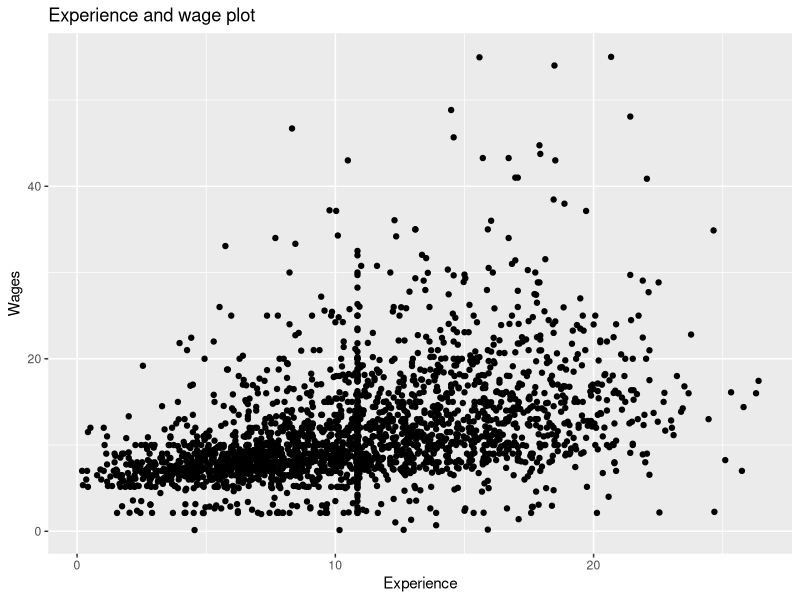
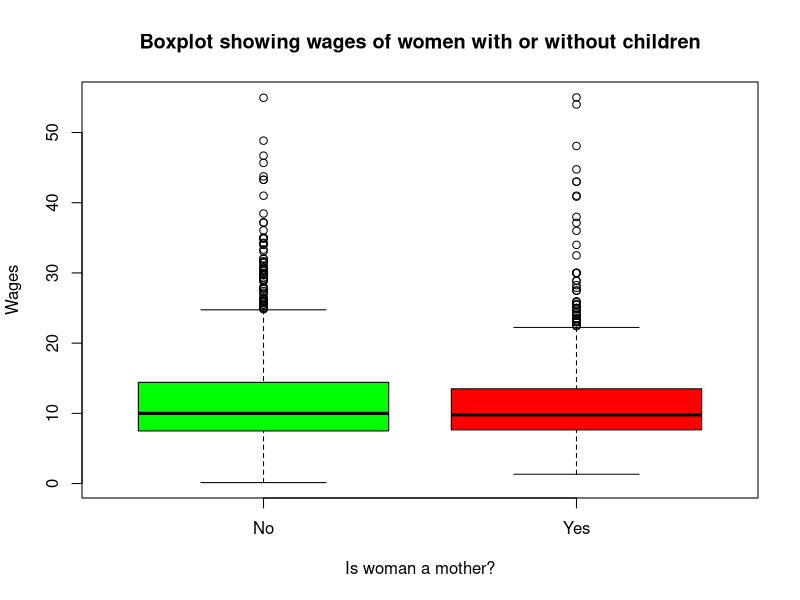

Reproduce these figures in R, in order. (Note: this script raises an error after producing the figures.)
# libraries
library(knitr)
library(dplyr)
library(ggplot2)

# Importing the data
motherhood <- read.csv("CSVData.csv")

# Taking care of missing data
motherhood %>%  summarise_all((funs(sum(is.na(.))))) 

# here it can be seen that experience have largest number of missing values.
# It is not suitable to remove such a large number of observations. So lets try to fill them
motherhood$experience = ifelse(is.na(motherhood$experience),
                               ave(motherhood$experience,
                                   FUN = function(x) mean(x, na.rm = TRUE)),
                               motherhood$experience)

#after filling the column we have less missing values; lets just ignore them;
motherhood = motherhood[complete.cases(motherhood),]
sum(is.na(motherhood))



## Working and understanding our dataset
kable(prop.table(table( motherhood$numChildren)),
      caption = "Proportion of women with different number of children",
      col.names = c("No. of children","Proportion of women"))
# """We can see that in this dataset around 57% of women have no children,
# 22% women have one child, 14% have 2 children and only 6% women have more than 2 children.


##Now lets creating a new variable which will define if the women is a mother or not,
#irrespective of the no. of children.
motherhood$isMother <- ifelse(motherhood$numChildren>0,1,0)
kable(prop.table(table( motherhood$isMother)),
      caption = "Proportion of women having atleast one child",
      col.names = c("Child(Yes-1/No-0)","Proportion of women"))
# """As it can be clearly seen in the table that 57% women have no children,
# while 43% women have atleast one child"""


# Now lets look at the proportion of women with or without children working full time.
kable(prop.table(table( motherhood$isMother,motherhood$fullTime)),
      caption = "Proportion of women with/wiithout children working full time",
      col.names = c("Women not working full time","Women working full time"))
# Here, we can see that 37% of women without children work full time however only 
# 28% of women work full time when they are mothers.





# Scatterplots
a <- ggplot(motherhood,aes(experience,wage))+geom_point()+ 
  labs( x = "Experience", y = "Wages",title ="Experience and wage plot")
a
#In the plot above it can be seen that as the level of experience increases the wages increases.

boxplot(wage ~ isMother, data = motherhood, xlab = "Is woman a mother?",
        ylab = "Wages", main = "Boxplot showing wages of women with or without children",
        col = c("green","red"),   names = c("No","Yes"))
#Here, it can be easily interpreted from this boxplot that mean wages are almost same 
#even if the woman is a mother,
#However the maximum wages of women without children are much higher than those with a child




## Calculating the difference in mean wages between women with and without children.
t.test( motherhood$wage~motherhood$isMother , var.equal = TRUE)
#So, it's clear that we cannot reject the null hypothesis and thus state that 
#there is no significance difference between the means, (t = 1.9578, df = 2431, P > 0.05).


# after checking for the effect of motherhood on wages and
# getting that it is clearly not the case whether or not a woman has children copletely
# determines her hourly wage level. lets investigate the other relationships;
# i.e. to see if the motherhood wage penalty has changed overtime?

#the data we are using includes information from two surveys
# one is 2004 an another is in 2009.
# lets see 5he degree to which motherhood wage penalty has changed overtime.
model1 <- lm(wage ~ isMother+y2009+experience, data = motherhood)
summary(model1)

model2 <- lm(wage ~ isMother+y2009+(isMother*y2009)+experience, data = motherhood)
summary(model2)


#Models have negative effect of motherhood on wages, i.e. if the woman becomes a mother than her wages decreases, However model 2 have more negative effect than model 1 but the variable is not significant for model2 but is significant for model1.

#Coefficients Shows the regression beta coefficients and their statistical significance. Predictor variables, that are significantly associated to the outcome variable, are marked by stars.
summary(model)$coeff

motherhood %>% summarise(
  ME = mean(model1$residuals),
  MSE = mean((model1$residuals)^2)
)

motherhood %>% summarise(
  ME = mean(model2$residuals),
  MSE = mean((model2$residuals)^2)
)

# 
# Models have negative effect of motherhood on wages, i.e. if the woman becomes a mother than her wages decreases, However model 2 have more negative effect than model 1 but the variable is not significant for model2 but is significant for model1.
# 
# b.)Based on model 2
# the model is:
#   wage = 6.43855 + (-0.21525)*isMother + (3.94868)*y2009 + 0.35646*experience + (-2.27870)*(isMother:y2009)
# 
# 1. A woman without children, interviewed in 2004, with 10 months of relevant job experience. 
# ```{r}
# wage1 = 6.43855 + (-0.21525)*0 + (3.94868)*0 + 0.35646*10 + (-2.27870)*(0)
# wage1
# ```
# wage of woman without children, interviewed in 2004, with 10 months of relevant job experience is 10.00315
# 
# 2. A woman with children, interviewed in 2004, with 10 months of relevant job experience
# 
# ```{r}
# wage2 = 6.43855 + (-0.21525)*1 + (3.94868)*0 + 0.35646*10 + (-2.27870)*(1*0)
# wage2
# ```
# wage of a woman with children, interviewed in 2004, with 10 months of relevant job experience is 9.7879
# 
# 3. A woman without children, interviewed in 2009, with 10 months of relevant job experience
# 
# ```{r}
# wage3 = 6.43855 + (-0.21525)*0 + (3.94868)*1 + 0.35646*10 + (-2.27870)*(1*0)
# wage3
# ```
# wage of a woman without children, interviewed in 2009, with 10 months of relevant job experience is 13.95183.
# 
# 4. A woman with children, interviewed in 2009, with 10 months of relevant job experien
# 
# ```{r}
# wage4 = 6.43855 + (-0.21525)*1 + (3.94868)*1 + 0.35646*10 + (-2.27870)*(1*1)
# wage4
# ```
# wages of a woman with children, interviewed in 2009, with 10 months of relevant job experience is 11.45788.
# 
# c.)
# yes, the size of motherhood penalty have changed overtime, wages have increased overtime irrespective of motherhood.
# 
# 
